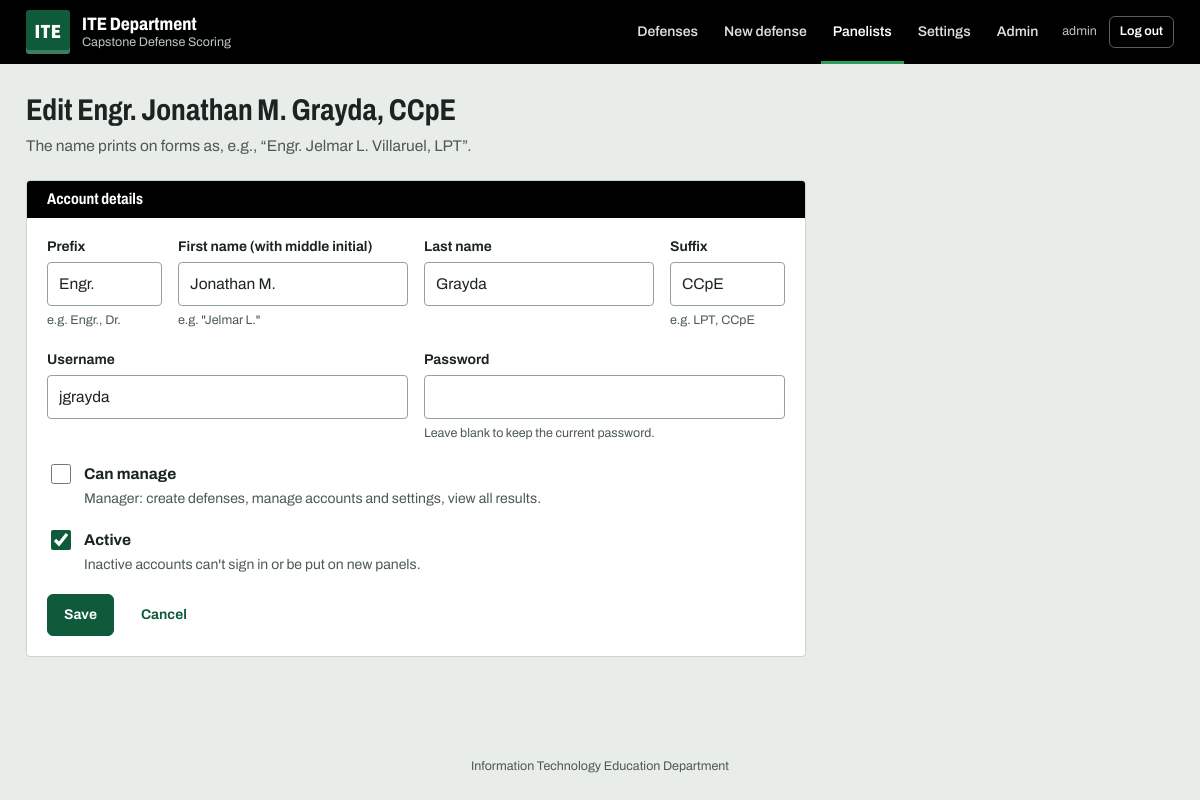
Screenshot of /panelists/8/edit/ (signed in) with the database file from the repository.
### defense/models.py (models this page shows, shortened)
class Panelist(models.Model):
    user = models.OneToOneField(
        settings.AUTH_USER_MODEL, on_delete=models.CASCADE, related_name="panelist")
    prefix = models.CharField(max_length=20, blank=True, help_text="e.g. Engr., Dr.")
    suffix = models.CharField(max_length=40, blank=True, help_text="e.g. LPT, CCpE")
    class Meta:
        ordering = ["user__last_name", "user__first_name"]
    @property
    def display_name(self):
        full = " ".join(p for p in (self.user.first_name, self.user.last_name) if p).strip()
        full = full or self.user.username
        if self.prefix:
            full = f"{self.prefix} {full}"
        if self.suffix:
            full = f"{full}, {self.suffix}"
        return full

### defense/views.py (the view)
# urls.py: path("panelists/<int:pk>/edit/", views.panelist_form, name="panelist_edit"),
@manager_required
def panelist_form(request, pk=None):
    panelist = get_object_or_404(Panelist.objects.select_related("user"), pk=pk) if pk else None
    if request.method == "POST":
        form = PanelistForm(request.POST, panelist=panelist)
        if form.is_valid():
            if panelist and panelist.user_id == request.user.pk and (
                    not form.cleaned_data["can_manage"] or not form.cleaned_data["is_active"]):
                form.add_error(None, "You cannot remove your own manager access or "
                                     "deactivate yourself.")
            else:
                with transaction.atomic():
                    saved = form.save()
                messages.success(request, f"Saved {saved.display_name}.")
                return redirect("defense:panelist_list")
    else:
        form = PanelistForm(panelist=panelist)
    return render(request, "defense/panelist_form.html", {"form": form, "panelist": panelist})

### defense/context_processors.py (called while the page is built)
def institution(request):
    return {"INSTITUTION": settings.INSTITUTION}

### defense/views.py (called while the page is built)
def is_manager(user):
    return user.is_authenticated and user.is_active and user.is_staff

def manager_required(view):
    @wraps(view)
    @login_required
    def wrapper(request, *args, **kwargs):
        if not is_manager(request.user):
            raise PermissionDenied("Managers only.")
        return view(request, *args, **kwargs)
    return wrapper

### defense/templates/defense/panelist_form.html (shortened to what this page needs)
{% extends "base.html" %}
{% block content %}
<div class="page-head">
  <div>
    <h1>{% if panelist %}Edit {{ panelist.display_name }}{% else %}New panelist{% endif %}</h1>
    <p class="muted">The name prints on forms as, e.g., “Engr. Jelmar L. Villaruel, LPT”.</p>
  </div>
</div>
<form method="post" class="card stack narrow" novalidate>
  <h2 class="card-title">Account details</h2>
  <div class="grid-name">
    {% for f in form %}
      {% if f.name in "prefix first_name last_name suffix" %}
      <label class="field">
        <span>{{ f.label }}</span>
        {{ f }}
        {% if f.help_text %}<small class="help">{{ f.help_text }}</small>{% endif %}
      </label>
      {% endif %}
    {% endfor %}
  </div>
  <div class="grid-2">
    <label class="field">
      <span>Username</span>
      {{ form.username }}
    </label>
    <label class="field">
      <span>Password</span>
      {{ form.password }}
      <small class="help">{{ form.password.help_text }}</small>
    </label>
  </div>
  <label class="check">{{ form.can_manage }} <span><strong>Can manage</strong><br><span class="muted small">{{ form.can_manage.help_text }}</span></span></label>
  {% if panelist %}<label class="check">{{ form.is_active }} <span><strong>Active</strong><br><span class="muted small">Inactive accounts can't sign in or be put on new panels.</span></span></label>{% endif %}
  <div class="form-actions">
    <button type="submit" class="btn btn-primary">Save</button>
    <a class="btn btn-ghost" href="{% url 'defense:panelist_list' %}">Cancel</a>
  </div>
</form>
{% endblock %}

### templates/base.html (shortened to what this page needs)
{% load static %}<!doctype html>
<html lang="en">
<head>
  <link rel="stylesheet" href="{% static 'css/app.css' %}">
</head>
<body class="{% block body_class %}{% endblock %}">
  {% with here=request.resolver_match.url_name %}
  <header class="topbar no-print">
    <div class="topbar-inner">
      <a class="brand" href="{% if user.is_authenticated %}{% url 'defense:dashboard' %}{% else %}{% url 'login' %}{% endif %}">
        <span class="ite-mark" aria-hidden="true">ITE</span>
        <span class="brand-text">
          <strong>ITE Department</strong>
          <small>Capstone Defense Scoring</small>
        </span>
      </a>
      {% if user.is_authenticated %}
      <nav class="nav" aria-label="Main">
        <a href="{% url 'defense:dashboard' %}" class="{% if here == 'dashboard' %}is-active{% endif %}"{% if here == 'dashboard' %} aria-current="page"{% endif %}>Defenses</a>
        {% if user.is_staff %}
          <a href="{% url 'defense:defense_create' %}" class="{% if here == 'defense_create' %}is-active{% endif %}">New defense</a>
          <a href="{% url 'defense:panelist_list' %}" class="{% if here == 'panelist_list' or here == 'panelist_create' or here == 'panelist_edit' %}is-active{% endif %}">Panelists</a>
          <a href="{% url 'defense:scoring_settings' %}" class="{% if here == 'scoring_settings' %}is-active{% endif %}">Settings</a>
          {% if user.is_superuser %}<a href="{% url 'admin:index' %}">Admin</a>{% endif %}
        {% endif %}
        <span class="nav-end">
          <span class="nav-user" title="Signed in as {{ user.username }}">{{ user.panelist.display_name|default:user.username }}</span>
          <form method="post" action="{% url 'logout' %}" class="inline">
            <button type="submit" class="nav-logout">Log out</button>
          </form>
        </span>
      </nav>
      {% endif %}
    </div>
  </header>
  {% endwith %}
  <main class="{% block main_class %}container{% endblock %}">{% block content %}{% endblock %}</main>
  <footer class="footer no-print">{{ INSTITUTION.department|title }}</footer>
</body>
</html>

### rows the page displays
Panelist: display_name "Engr. Jonathan M. Grayda, CCpE", form "Engr." "CCpE"

### other values shown
{{ user.panelist.display_name|default:user.username }} "admin"
{{ f.label }} "Prefix" "First name (with middle initial)" "Last name" "Suffix"
{{ f.help_text }} "e.g. Engr., Dr." "e.g. \"Jelmar L.\"" "e.g. LPT, CCpE"
{{ INSTITUTION.department|title }} "Information Technology Education Department"
